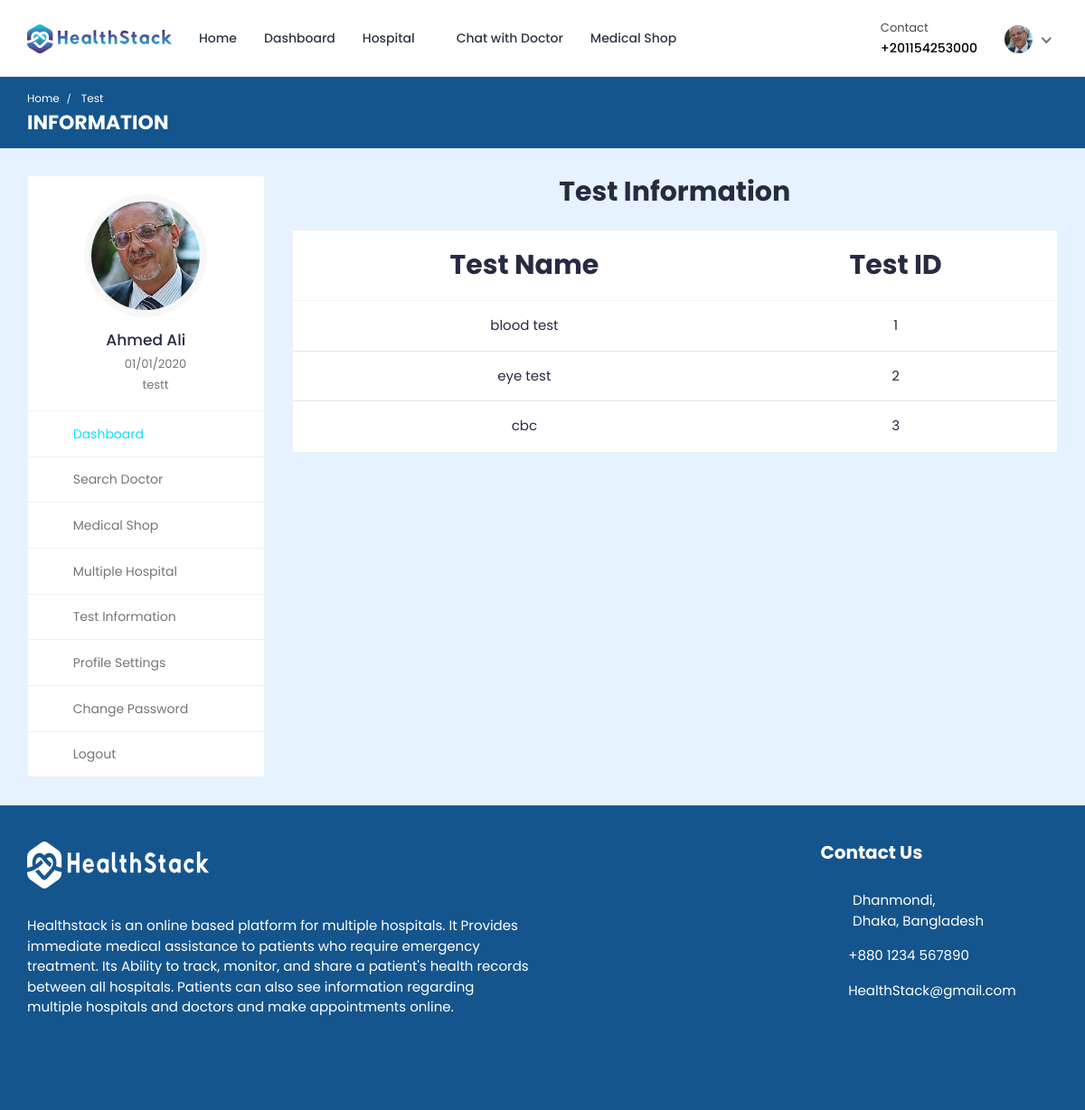
/doctor/doctor-test-list/ (signed in), run on the app's committed database.
### hospital/models.py (models this page shows, shortened)
class Patient(models.Model):
    patient_id = models.AutoField(primary_key=True)
    user = models.OneToOneField(User, on_delete=models.CASCADE, null=True, blank=True, related_name='patient')
    name = models.CharField(max_length=200, null=True, blank=True)
    username = models.CharField(max_length=200, null=True, blank=True)
    age = models.IntegerField(null=True, blank=True)
    email = models.EmailField(max_length=200, null=True, blank=True)
    phone_number = models.IntegerField(null=True, blank=True)
    address = models.CharField(max_length=200, null=True, blank=True)
    featured_image = models.ImageField(upload_to='patients/', default='patients/user-default.png', null=True, blank=True)
    blood_group = models.CharField(max_length=200, null=True, blank=True)
    history = models.CharField(max_length=200, null=True, blank=True)
    dob = models.CharField(max_length=200, null=True, blank=True)
    nid = models.CharField(max_length=200, null=True, blank=True)
    serial_number = models.CharField(max_length=20,unique=True,default=str(uuid.uuid4())[:8])
    login_status = models.CharField(max_length=200, null=False, blank=False, default="offline")

### hospital_admin/models.py (models this page shows, shortened)
class Test_Information(models.Model):
    test_id = models.AutoField(primary_key=True)
    test_name = models.CharField(max_length=200, null=True, blank=True)
    test_price = models.CharField(max_length=200, null=True, blank=True)

### doctor/views.py (the view)
# urls.py: path('doctor-test-list/', views.doctor_test_list, name='doctor-test-list'),
@csrf_exempt
@login_required(login_url="login")
def doctor_test_list(request):
    if request.user.is_authenticated and request.user.is_doctor:
        doctor = Doctor_Information.objects.get(user=request.user)
        tests = Test_Information.objects.all
        context = {'doctor': doctor, 'tests': tests}
        return render(request, 'doctor-test-list.html', context)
    elif request.user.is_authenticated and request.user.is_patient:
        patient = Patient.objects.get(user=request.user)
        tests = Test_Information.objects.all
        context = {'patient': patient, 'tests': tests}
        return render(request, 'doctor-test-list.html', context)
    else:
        logout(request)
        messages.info(request, 'Not Authorized')
        return render(request, 'doctor-login.html')

### templates/doctor-test-list.html (shortened to what this page needs)
{% load static %}
<!DOCTYPE html>
<html lang="en">
  <head>
    <link
      rel="stylesheet"
      href="{% static 'HealthStack-System/css/Normal/bootstrap.min.css' %}"
    />
    <link
      rel="stylesheet"
      href="{% static 'HealthStack-System/plugins/Normal/fontawesome/css/fontawesome.min.css' %}"
    />
    <link
      rel="stylesheet"
      href="{% static 'HealthStack-System/plugins/Normal/fontawesome/css/all.min.css' %}"
    />
    <link
      rel="stylesheet"
      href="{% static 'HealthStack-System/css/Normal/style.css' %}"
    />
  </head>
  <body>
  {% if user.is_authenticated %}
    <div class="main-wrapper">
      <header class="header">
        {% if user.is_authenticated and user.is_patient %}
				{% include 'patient_navbar.html' %}
				{% endif %}
      </header>
      <div class="breadcrumb-bar">
        <div class="container-fluid">
          <div class="row align-items-center">
            <div class="col-md-12 col-12">
              <nav aria-label="breadcrumb" class="page-breadcrumb">
                <ol class="breadcrumb">
                  {% if user.is_authenticated and user.is_patient %}
									<li class="breadcrumb-item"><a href="{% url 'patient-dashboard' %}">Home</a></li>
									{% endif %}
                  <li class="breadcrumb-item active" aria-current="page">
                    Test
                  </li>
                </ol>
              </nav>
              <h2 class="breadcrumb-title">INFORMATION</h2>
            </div>
          </div>
        </div>
      </div>
      <div class="content">
        <div class="container-fluid">
          <div class="row">
            <div class="col-md-5 col-lg-4 col-xl-3 theiaStickySidebar">
              <div>
                {% if user.is_authenticated and user.is_patient %}
								{% include 'patient-sidebar.html' %}
								{% endif %}
              </div>
            </div>
            <div class="col-md-7 col-lg-8 col-xl-9">
              <div class="row">
                <div class="col-md-12">
                  <h2 class="mb-4 text-center"><b>Test Information</b></h2>
                  <div class="appointment-tab">
                      <div class="tab-pane" id="today-appointments">
                        <div class="card card-table mb-0">
                          <div class="card-body">
                            <div class="table-responsive">
                              <table
                                class="table table-hover table-center mb-0 text-center"
                              >
                                <thead style="font-size: 30px;">
                                  <tr>
                                    <th>Test Name</th>
                                    <th>Test ID</th>
                                  </tr>
                                </thead>
                                <tbody>
                                  {% for t in tests %}
                                  <tr>
                                    <td> {{t.test_name}}</td>
                                    <td>{{t.test_id}}</td>
                                  </tr>
                                  {% endfor %}
                                </tbody>
                              </table>
                            </div>
                          </div>
                        </div>
                      </div>
                    </div>
                  </div>
                </div>
              </div>
            </div>
          </div>
        </div>
      </div>
      {% include 'footer.html' %}
  {% else %}
  <p> You are not logged in </p>
  {% endif %}
  </body>
</html>

### templates/patient_navbar.html (shortened to what this page needs)
{% load static %}
<nav class="navbar navbar-expand-lg header-nav">
  <div class="navbar-header">
    <a href="{% url 'hospital_home'%}" class="navbar-brand logo">
      <img
        src="{% static 'HealthStack-System/images/Normal/logo.jpg' %}"
        class="img-fluid"
        alt="Logo"
      />
    </a>
  </div>
  <div class="main-menu-wrapper">
    <ul class="main-nav">
      <li>
        <a href="{% url 'hospital_home'%}">Home</a>
      </li>
      <li>
        <a href="{% url 'patient-dashboard' %}">Dashboard</a>
      </li>
      <li class="has-submenu">
        <a href="#">Hospital <i class="fas fa-chevron-down"></i></a>
      </li>
      {% if user.is_authenticated and user.is_patient %}
      <li>
        <a href="{% url 'chat-home' pk=user.id %}">Chat with Doctor</a>
      </li>
      {% endif %}
      <li>
        <a href="{% url 'pharmacy_shop' %}">Medical Shop</a>
      </li>
    </ul>
  </div>
  <ul class="nav header-navbar-rht">
    <li class="nav-item contact-item">
      <div class="header-contact-img">
        <i class="far fa-hospital"></i>
      </div>
      <div class="header-contact-detail">
        <p class="contact-header">Contact</p>
        <p class="contact-info-header">+20{{patient.phone_number}}</p>
      </div>
    </li>
    <li class="nav-item dropdown has-arrow logged-item">
      <a href="#" class="dropdown-toggle nav-link" data-toggle="dropdown">
        <span class="user-img">
          <img
            class="rounded-circle"
            src="{{patient.featured_image.url}}"
            width="31"
            alt="Richard Wilson"
          />
        </span>
      </a>
    </li>
  </ul>
</nav>

### templates/patient-sidebar.html
{% load static %}
    <div class="profile-sidebar">
      <div class="widget-profile pro-widget-content">
        <div class="profile-info-widget">
          <a href="#" class="booking-doc-img">
            <img
              src="{{ patient.featured_image.url }}"
              alt="User Image"
            />
          </a>
          <div class="profile-det-info">
            <h3>{{patient.name}}</h3>
            <div class="patient-details">
              <h5>
                <i class="fas fa-birthday-cake"></i> {{ patient.dob }}
              </h5>
              <h5 class="mb-0">
                <i class="fas fa-map-marker-alt"></i>
                {{ patient.address }}
              </h5>
            </div>
          </div>
        </div>
      </div>
      <div class="dashboard-widget">
        <nav class="dashboard-menu sidebar">
          <ul>
            <li class="active">
              <a href="{% url 'patient-dashboard' %}">
                <i class="fas fa-columns"></i>
                <span>Dashboard</span>
              </a>
            </li>
            <li class="nav-item has-submenu">
              <a href="{% url 'search' %}">
                <i class="fas fa-user-md"></i>
                <span>Search Doctor</span>
              </a>
            </li>
            <li class="has-submenu">
              <a href="{% url 'pharmacy_shop' %}" class="nav-link">
                <i class="fas fa-capsules"></i>
                <span>Medical Shop</span>
              </a>
            </li>
            <li>
                <a href="{% url 'multiple-hospital' %}">
                  <i class="fas fa-hospital"></i>
                  <span>Multiple Hospital</span>
                </a>
            </li>
            <li>
              <a href="{% url 'doctor:doctor-test-list'%}" target="_blank">
                <i class="fas fa-hourglass-start"></i>
                <span>Test Information</span>
              </a>
            </li>
            <li>
              <a href="{% url 'profile-settings' %}">
                <i class="fas fa-user-cog"></i>
                <span>Profile Settings</span>
              </a>
            </li>
            <li>
              <a href="{% url 'change-password' pk=user.id%}">
                <i class="fas fa-lock"></i>
                <span>Change Password</span>
              </a>
            </li>
            <li>
              <a href="{% url 'logout' %}">
                <i class="fas fa-sign-out-alt"></i>
                <span>Logout</span>
              </a>
            </li>
          </ul>
        </nav>
      </div>
    </div>

### data on the page
Patient: phone_number "1154253000", featured_image (picture), name "Ahmed Ali", dob "01/01/2020", address "testt"
Test_Information: test_name "blood test", test_id "1"
Test_Information: test_name "eye test", test_id "2"
Test_Information: test_name "cbc", test_id "3"
